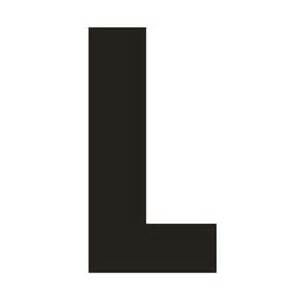
#> input picture letter_l.jpg, 300 x 300 px
$ jupyter execute --allow-errors ImageRegistration_LTest.ipynb
#> lines starting #> are read from the running program, lines starting #| are printed output that depends on the picture
[cell 1]
import numpy as np

[cell 2]
import matplotlib.pyplot as plt

[cell 3]
from scipy.ndimage import map_coordinates

[cell 4]
def rotation_matrix(theta):
    return np.array([
        [np.cos(theta), -np.sin(theta)],
        [np.sin(theta), np.cos(theta)]
    ])

[cell 5]
def rotation_matrix_derivative(theta):
    return np.array([
        [-np.sin(theta), -np.cos(theta)],
        [np.cos(theta), -np.sin(theta)]
    ])

[cell 6]
def rotate_image(theta, image):
    h, w = image.shape

    y, x = np.indices((h, w))
    cx = w/2.0 - 0.5  # because of zero-indexing
    cy = h/2.0 - 0.5
    coords = np.vstack([(x - cx).ravel(), (y - cy).ravel()])

    R = rotation_matrix(theta)
    rotated = R @ coords

    x_rot = rotated[0,:] + cx
    y_rot = rotated[1,:] + cy

    I_rot = map_coordinates(image, [y_rot, x_rot], order=1, mode='constant', cval=0.0)
    I_rot = I_rot.reshape(h, w)

    return I_rot

[cell 7]
def loss_and_gradient(theta, I_ref, I_mov):
    h, w = I_ref.shape

    y, x = np.indices((h, w))
    cx = w/2.0 - 0.5  # because of zero-indexing
    cy = h/2.0 - 0.5
    coords = np.vstack([(x - cx).ravel(), (y - cy).ravel()])

    R = rotation_matrix(theta)
    Rp = rotation_matrix_derivative(theta)
    rotated = R @ coords

    x_rot = rotated[0,:] + cx
    y_rot = rotated[1,:] + cy

    I_mov_rot = map_coordinates(I_mov, [y_rot, x_rot], order=1, mode='constant', cval=0.0)
    I_mov_rot = I_mov_rot.reshape(h, w)

    grad_y, grad_x = np.gradient(I_mov)

    gx = map_coordinates(grad_x, [y_rot, x_rot], order=1, mode='constant', cval=0.0)
    gy = map_coordinates(grad_y, [y_rot, x_rot], order=1, mode='constant', cval=0.0)

    N = I_ref.shape[0] * I_ref.shape[1]
    diff = I_mov_rot - I_ref
    loss = np.sum(diff**2) / N

    Rp_coords = Rp @ coords
    dxdtheta = Rp_coords[0,:]
    dydtheta = Rp_coords[1,:]

    grad_term = gx * dxdtheta + gy * dydtheta
    dloss = 2.0/N * np.sum(diff.ravel() * grad_term)

    return loss, dloss

[cell 8]
def gradient_update(theta, I_ref, I_mov, step_size):
    loss, grad = loss_and_gradient(theta, I_ref, I_mov)
    theta_new = theta - step_size * grad
    return loss, theta_new

[cell 9]
def gradient_descent(theta_init, I_ref, I_mov, step_size, max_steps, loss_threshold):
    theta = theta_init
    loss, grad = loss_and_gradient(theta, I_ref, I_mov)
    history = [(loss, theta)]

    step_num = 1
    while step_num < max_steps and loss > loss_threshold:
        loss, theta = gradient_update(theta, I_ref, I_mov, step_size)
        history.append((loss, theta))
        step_num += 1

    success = loss <= loss_threshold

    return history, theta, success

## Test image

[cell 10]
import cv2

[cell 11]
letter_l = cv2.imread('letter_l.jpg', cv2.IMREAD_GRAYSCALE)
#> letter_l: shape (300, 300); min 14, max 255, mean 211.5

[cell 12]
letter_l = (255 - letter_l)/255
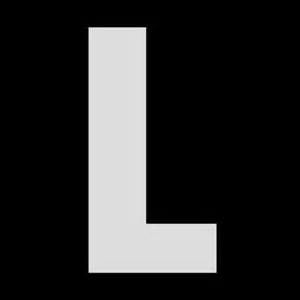
#> letter_l: shape (300, 300) float64; min 0, max 0.945, mean 0.17

#> (a cell that did not finish here is left out)

[cell 14]
rotated_letter_l = rotate_image(np.pi/2, letter_l)
#> in rotate_image, `I_rot = I_rot.reshape(h, w)`:
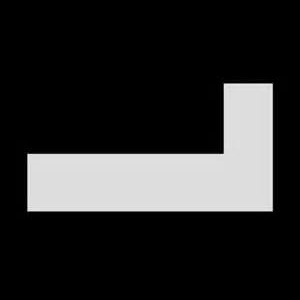
#> I_rot: shape (300, 300) float64; min 0, max 0.945, mean 0.17

#> (a cell that did not finish here is left out)

[cell 16]
history, theta, success = gradient_descent(-0.1, letter_l, rotated_letter_l, step_size=1.0, max_steps=50, loss_threshold=0.001)
#> in loss_and_gradient, `I_mov_rot = I_mov_rot.reshape(h, w)`:
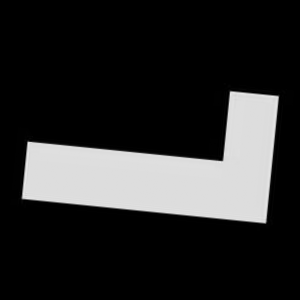
#> I_mov_rot: shape (300, 300) float64; min 0, max 0.929, mean 0.17
#> in loss_and_gradient, `grad_y, grad_x = np.gradient(I_mov)`:
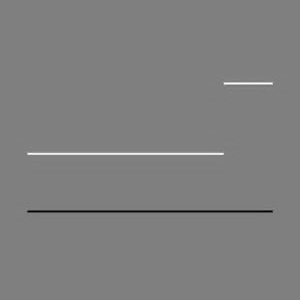
#> grad_y: shape (300, 300) float64; min -0.461, max 0.461, mean -6.91e-20; drawn with min black and max white
#> in loss_and_gradient, `grad_y, grad_x = np.gradient(I_mov)`:
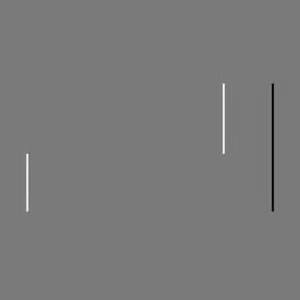
#> grad_x: shape (300, 300) float64; min -0.433, max 0.469, mean 7.4e-21; drawn with min black and max white
#> in loss_and_gradient, `diff = I_mov_rot - I_ref`:
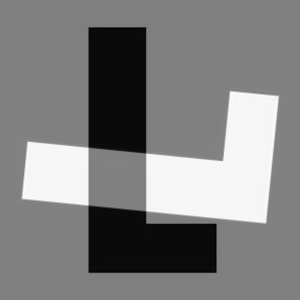
#> diff: shape (300, 300) float64; min -0.945, max 0.929, mean -8.86e-08; drawn with min black and max white
#> in loss_and_gradient, `loss = np.sum(diff**2) / N`: loss = 0.236
#> in loss_and_gradient, `dloss = 2.0/N * np.sum(diff.ravel() * grad_term)`: dloss = 0.00601
#> in gradient_descent, `loss, grad = loss_and_gradient(theta, I_ref, I_mov)`: loss = 0.236; grad = 0.00601
#> in gradient_descent, `history = [(loss, theta)]`: history = [(0.236, -0.1)]
#> the loop in gradient_descent, `while step_num < max_steps and loss > loss_threshold:` made 25 passes
#> (loss, grad in gradient_update, theta_new in gradient_update, theta) on passes 1 to 6: (0.236, 0.00601, -0.106, -0.106), (0.236, 0.00621, -0.112, -0.112), (0.236, 0.0067, -0.119, -0.119), (0.236, 0.00708, -0.126, -0.126), (0.236, 0.00758, -0.134, -0.134), (0.236, 0.00815, -0.142, -0.142)
#> pass 1, in loss_and_gradient (call 2), `y, x = np.indices((h, w))`:
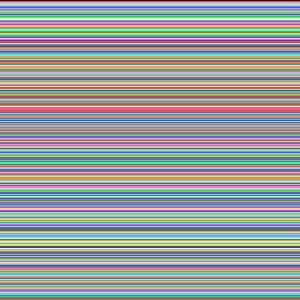
#> y: shape (300, 300) int64; 300 distinct labels, from 0 to 299; one colour per label, 0 black
#> pass 1, in loss_and_gradient (call 2), `y, x = np.indices((h, w))`:
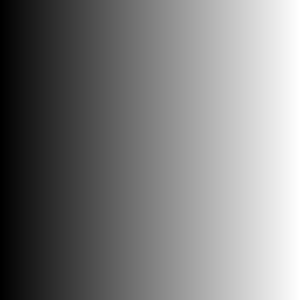
#> x: shape (300, 300) int64; min 0, max 299, mean 149.5; drawn with min black and max white
#> after the loop in gradient_descent, `while step_num < max_steps and loss > loss_threshold:`: history = 26 pairs, first value 2.29e-07 to 0.236, second value -1.82 to -0.1; step_num = 26
#> in gradient_descent, `success = loss <= loss_threshold`: success = True
#> theta = -1.57; success = True

[cell 17]
history
#> Out has the same summary as history in gradient_descent

[cell 18]
success
#> Out = True

[cell 19]
test = rotate_image(-1.5730558634130252, rotated_letter_l)

#> (a cell that did not finish here is left out)

[cell 21]
success
#> Out = True

[cell 22]
history_arr = np.array(history)
#> history_arr has the same summary as history in gradient_descent

[cell 23]
history_arr
#> Out has the same summary as history in gradient_descent

[cell 24]
plt.plot(history_arr[:,0])
plt.savefig('loss_history_letter_l')
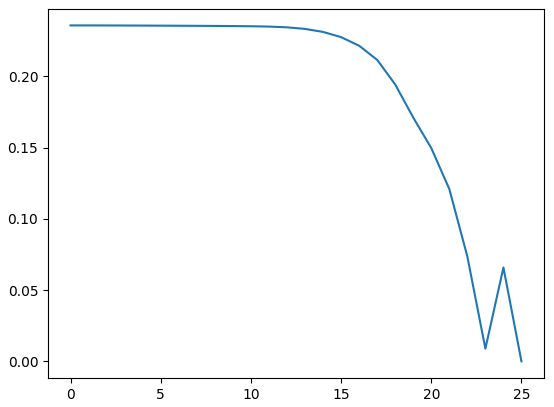
#> figure drawn by matplotlib, 1 panel; curve peaks at x = 0, y = 0.236

$ run again, with angles_hist30.png saved as letter_l.jpg
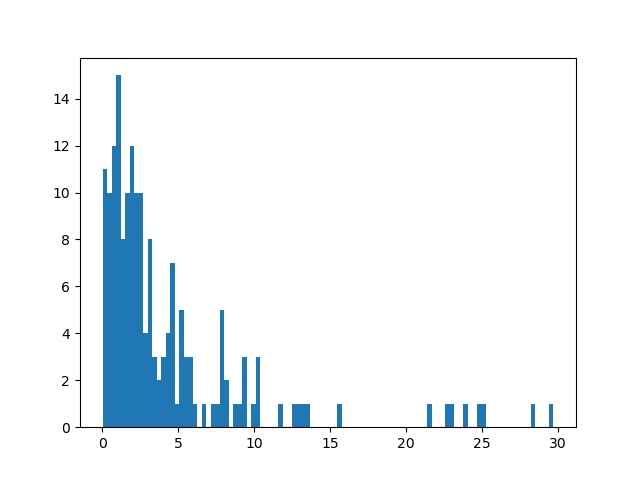
#> input picture angles_hist30.png, 640 x 480 px
#> in loss_and_gradient, `loss = np.sum(diff**2) / N`: loss = 0.0477
#> dloss = -0.0238
#> in gradient_descent, `loss, grad = loss_and_gradient(theta, I_ref, I_mov)`: loss = 0.0477; grad = -0.0238
#> history = [(0.0477, -0.1)]
#> the loop in gradient_descent, `while step_num < max_steps and loss > loss_threshold:` made 49 passes
#> (loss, grad in gradient_update, theta_new in gradient_update, theta) on passes 1 to 3: (0.0477, -0.0238, -0.0762, -0.0762), (0.0484, -0.0193, -0.057, -0.057), (0.0487, -0.04, -0.017, -0.017)
#> pass 1, in loss_and_gradient (call 2), `y, x = np.indices((h, w))`:
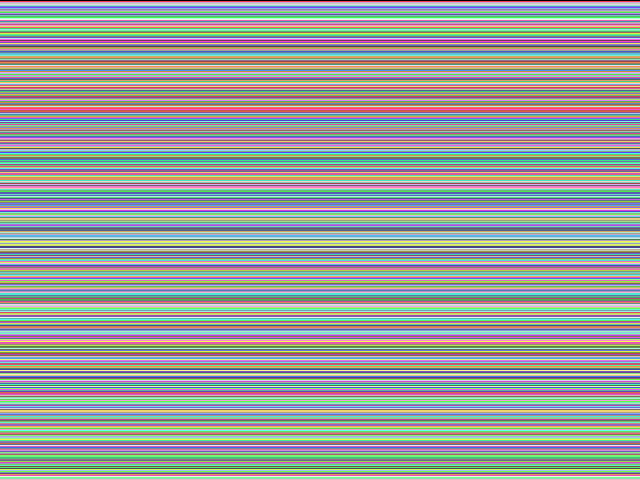
#> y: shape (480, 640) int64; 480 distinct labels, from 0 to 479; one colour per label, 0 black
#> `history`: Out = 50 pairs, first value 0.0477 to 0.0489, second value -0.1 to 0.0302
#> `success`: Out = False
#> `history_arr`: Out = 50 pairs, first value 0.0477 to 0.0489, second value -0.1 to 0.0302
#> `plt.savefig('loss_history_letter_l')`:
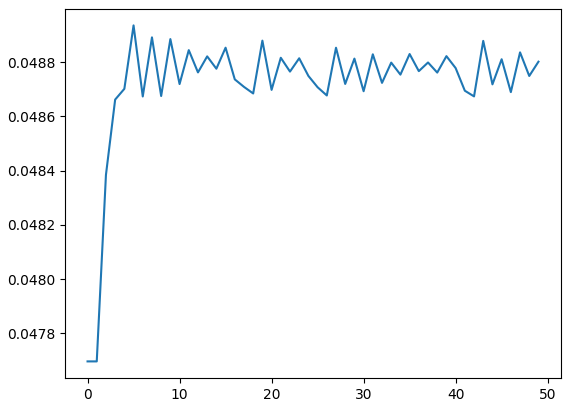
#> figure drawn by matplotlib, 1 panel; curve peaks at x = 5, y = 0.0489
